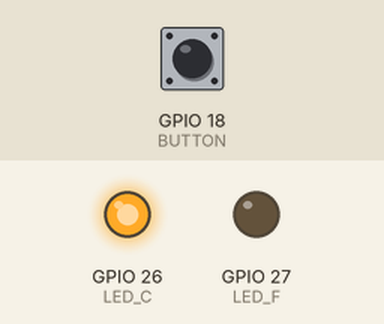
A sketch run on a simulated ESP32. Parts: output pins drawn as LEDs (lit = HIGH). Inputs (shaded band) come from the test bench; at power-on: GPIO 18 (BUTTON) HIGH. WiFi joins after 1.5 s; servers stay silent unless stated; random numbers use the default seed unless the sketch sets one; no MQTT or app messages arrive unless stated; what the sketch prints to the serial monitor is not drawn.

Above: at 3.0 s.
3.1 s: GPIO 18 (BUTTON) pulled LOW for 0.15 s
At 4.0 s:
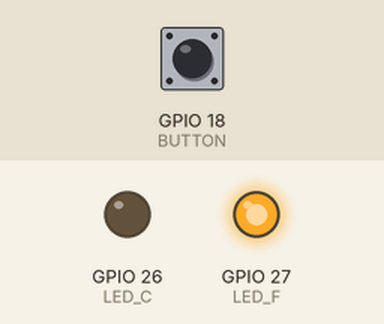
4.7 s: GPIO 18 (BUTTON) pulled LOW for 1 s
At 5.2 s:
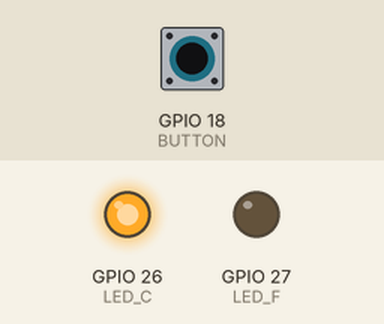
7.2 s: GPIO 18 (BUTTON) pulled LOW for 3.2 s
At 8.4 s:
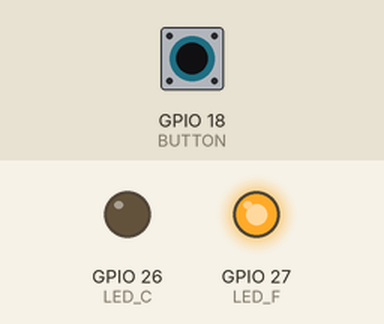
Timing chart, 0 to 10.2 s (numbered marks = the images above; inputs shaded):
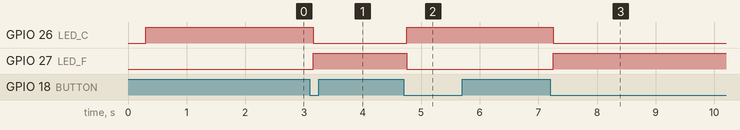

The sketch:

station.ino
```cpp
#include <WiFi.h>
#include <PubSubClient.h>

// ---------------- CONFIG ----------------
#define BUTTON 18
#define LED_C  26
#define LED_F  27

const char* WIFI_SSID     = "Wifiamine";
const char* WIFI_PASSWORD = "Amine2004";

const char* MQTT_SERVER   = "captain.dev0.pandor.cloud";
const int   MQTT_PORT     = 1884;
const char* MQTT_TOPIC    = "goat/data";

const unsigned long PUBLISH_INTERVAL_MS = 5000;
const unsigned long DEBOUNCE_MS        = 50;
const unsigned long MQTT_RETRY_MS      = 5000;

// ---------------- VARIABLES ----------------
WiFiClient espClient;
PubSubClient mqttClient(espClient);

bool modeCelsius = true;

int lastButtonReading = HIGH;
int stableButtonState = HIGH;
unsigned long lastButtonChange = 0;

unsigned long lastPublish = 0;
unsigned long lastMqttTry  = 0;

// ---------------- SETUP ----------------
void setup() {
  Serial.begin(115200);
  delay(300);

  pinMode(BUTTON, INPUT_PULLUP);
  pinMode(LED_C, OUTPUT);
  pinMode(LED_F, OUTPUT);

  modeCelsius = true;
  updateLEDs();

  Serial.println("=== Station Meteo (simulation) ===");
  randomSeed(esp_random());

  connectWiFi();
  mqttClient.setServer(MQTT_SERVER, MQTT_PORT);
  mqttClient.setBufferSize(512);

  tryMqttConnect();
  if (mqttClient.connected()) publishData();
}

// ---------------- LOOP ----------------
void loop() {
  handleButton();
  updateLEDs();

  if (!mqttClient.connected()) tryMqttConnect();
  mqttClient.loop();

  if (millis() - lastPublish >= PUBLISH_INTERVAL_MS) {
    lastPublish = millis();
    publishData();
  }
}

// ---------------- WIFI ----------------
void connectWiFi() {
  Serial.print("WiFi ");
  WiFi.mode(WIFI_STA);
  WiFi.begin(WIFI_SSID, WIFI_PASSWORD);

  int n = 0;
  while (WiFi.status() != WL_CONNECTED && n < 24) {
    delay(500);
    Serial.print(".");
    n++;
  }
  if (WiFi.status() == WL_CONNECTED) {
    Serial.println(" OK");
    Serial.println(WiFi.localIP());
  } else {
    Serial.println(" timeout");
  }
}

// ---------------- MQTT (non bloquant) ----------------
void tryMqttConnect() {
  if (mqttClient.connected()) return;
  if (WiFi.status() != WL_CONNECTED) return;
  if (lastMqttTry != 0 && (millis() - lastMqttTry < MQTT_RETRY_MS)) return;

  lastMqttTry = millis();
  Serial.print("MQTT ");
  String id = "esp32-" + String((uint32_t)ESP.getEfuseMac(), HEX);
  if (mqttClient.connect(id.c_str())) {
    Serial.println(" OK");
  } else {
    Serial.print(" fail ");
    Serial.println(mqttClient.state());
  }
}

// ---------------- BOUTON : un seul toggle par appui ----------------
void handleButton() {
  int r = digitalRead(BUTTON);

  if (r != lastButtonReading) {
    lastButtonChange = millis();
    lastButtonReading = r;
  }

  if (millis() - lastButtonChange < DEBOUNCE_MS) return;

  if (stableButtonState == r) return;
  stableButtonState = r;

  if (stableButtonState == LOW) {
    modeCelsius = !modeCelsius;
    Serial.println(modeCelsius ? "Mode: C" : "Mode: F");
    if (mqttClient.connected()) publishData();
  }
}

void updateLEDs() {
  digitalWrite(LED_C, modeCelsius ? HIGH : LOW);
  digitalWrite(LED_F, modeCelsius ? LOW : HIGH);
}

// ---------------- PUBLISH (format doc/example.json, simulation) ----------------
void publishData() {
  if (!mqttClient.connected()) return;

  float tempC = random(180, 301) / 10.0f;
  float hum   = random(300, 701) / 10.0f;
  float tempF = tempC * 9.0f / 5.0f + 32.0f;
  unsigned long ts = millis() / 1000;

  String json = "{";
  json += "\"temperature\":{\"celsius\":" + String(tempC, 1) + ",\"fahrenheit\":" + String(tempF, 1) + "},";
  json += "\"humidity\":" + String(hum, 1) + ",";
  json += "\"unit\":\"" + String(modeCelsius ? "C" : "F") + "\",";
  json += "\"simulation\":true,";
  json += "\"timestamp\":" + String(ts) + "}";

  mqttClient.publish(MQTT_TOPIC, json.c_str());
  Serial.print("MQTT ");
  Serial.println(json);
}
```

Measured:
- after the input at 3.1 s, GPIO 26 (LED_C): HIGH → LOW after 0.06 s; GPIO 27 (LED_F): LOW → HIGH after 0.06 s
- after the input at 4.7 s, GPIO 26 (LED_C): LOW → HIGH after 0.06 s; GPIO 27 (LED_F): HIGH → LOW after 0.06 s
- after the input at 7.2 s, GPIO 26 (LED_C): HIGH → LOW after 0.06 s; GPIO 27 (LED_F): LOW → HIGH after 0.06 s
